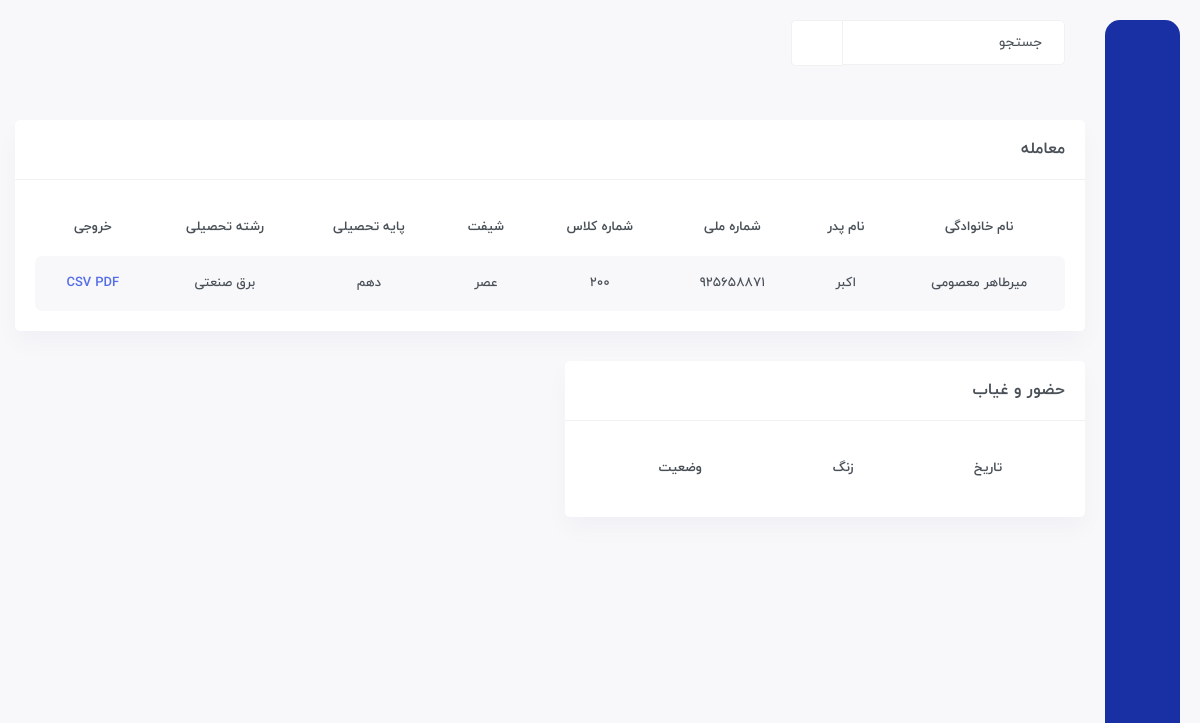
The page /student/925658871 (signed in) on the database as committed earlier.
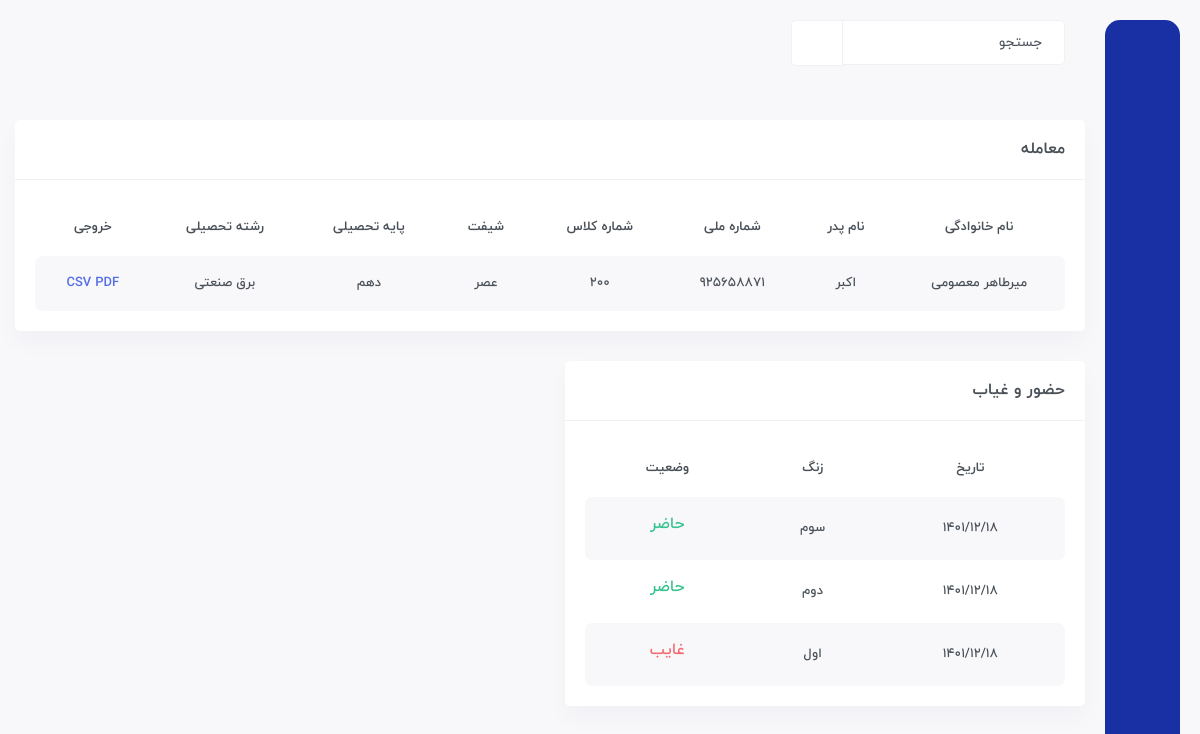
The same page on the database as committed later.
### Student/models.py (models this page shows, shortened)
class Attendance(models.Model):
    student = models.ForeignKey(Student, on_delete=models.CASCADE)
    attendanceclass = models.ForeignKey(AttendanceClass, on_delete=models.CASCADE, default=1)
    date = models.DateField(auto_now_add=True)
    status = models.BooleanField(default=True)
    gheybat_text = models.CharField(max_length=500, null=True, blank=True)
    zang = models.ForeignKey(Zang, on_delete=models.CASCADE)
    def jdate(self):
        return jalali_converter(self.date)

class Zang(models.Model):
    name = models.CharField(max_length=10)
    def __str__(self):
        return self.name

### Student/views.py (the view)
class StudentInfoView(LoginRequiredMixin, generic.View):
    login_url = 'account:login'
    template_name = 'student.html'
    def get(self, request, *args, **kwargs):
        id_code = kwargs.get('id_code')
        student = models.Student.objects.filter(id_code=id_code).first()
        attendance = models.Attendance.objects.filter(student=student).order_by('-date', '-zang').distinct()
        context = {
            'student': student,
            'attendance': attendance
        }
        return render(request, self.template_name, context)

### Student/models.py (called while the page is built)
    def __str__(self):
        return self.name

### extentions/jalali.py (called while the page is built)
    def persian_tuple(self):
        return self.persian_year, self.persian_month, self.persian_day

### extentions/utils.py (called while the page is built)
def jalali_converter(time):
    jmonths = [
        '1', '2', '3',
        '4', '5', '6',
        '7', '8', '9',
        '10', '11', '12', ]
    time_to_str = '{},{},{}'.format(time.year, time.month, time.day)
    time_to_tuple = jalali.Gregorian(time_to_str).persian_tuple()
    time_to_list = list(time_to_tuple)
    for index, month in enumerate(jmonths):
        if time_to_list[1] == index + 1:
            time_to_list[1] = month
            break
    output = '{}/{}/{}'.format(time_to_list[0],time_to_list[1],time_to_list[2])
    return output

### templates/student.html
{% extends 'base.html' %}
{% load static %}
{% block body %}
	<div id="main-wrapper">
	    <div class="content-body">
            <div class="container">
                <div class="row">
                    <div class="col-xxl-12 col-xl-12">
                        <div class="card">
                        <div class="card-header">
                            <h4 class="card-title">معامله</h4>
                        </div>
                        <div class="card-body">
                            <div class="table-responsive transaction-table">
                            <table class="table table-striped responsive-table text-center">
                                <thead>
                                <tr>
                                    <th>نام خانوادگی</th>
                                    <th>نام پدر</th>
                                    <th>شماره ملی</th>
                                    <th>شماره کلاس</th>
                                    <th>شیفت</th>
                                    <th>پایه تحصیلی</th>
                                    <th>رشته تحصیلی</th>
                                    <th>خروجی</th>
                                </tr>
                                </thead>
                                <tbody>
                                <tr>
                                    <td>{{ student.full_name }}</td>
                                    <td>{{ student.father_name }}</td>
                                    <td>{{ student.id_code }}</td>
                                    <td>{{ student.class_id.number }}</td>
                                    <td>{{ student.class_id.shift }}</td>
                                    <td>{{ student.level }}</td>
                                    <td>{{ student.reshte }}</td>
                                    <td><a href="{% url 'student:export-csv' student.id_code %}">CSV</a> <a href="{% url 'student:export-pdf' student.id_code %}">PDF</a> </td>
                                </tr>
                                </tbody>
                            </table>
                            </div>
                        </div>
                        </div>
                    </div>
                </div>
            </div>
		<div class="container">
		    <div class="row">
			<div class="col-xxl-6 col-xl-6">
			    <div class="card">
				<div class="card-header">
				    <h4 class="card-title">حضور و غیاب</h4>
				</div>
				<div class="card-body">
					<table class="table table-striped responsive-table text-center">
						<thead>
						<tr>
							<th>تاریخ</th>
							<th>زنگ</th>
							<th>وضعیت</th>
						</tr>
						</thead>
						<tbody>
						{% for a in attendance %}
							<tr>
								<td>{{ a.jdate }}</td>
								<td>{{ a.zang }}</td>
								<td>
									{% if a.status %}
										<h5 class="text-success">
											حاضر
										</h5>
									{% else %}
										<h5 class="text-danger">
											غایب
										</h5>
								{% endif %}
								</td>
							</tr>
						{% endfor %}
						</tbody>
					</table>
				</div>
			    </div>
			</div>
		    </div>
		</div>
	    </div>
	</div>
{% endblock %}

Rows that differ between the two databases and show on the page:
added Attendance: jdate "1401/12/18", zang "سوم", status "حاضر"
added Attendance: jdate "1401/12/18", zang "دوم", status "حاضر"
added Attendance: jdate "1401/12/18", zang "اول", status "غایب"
